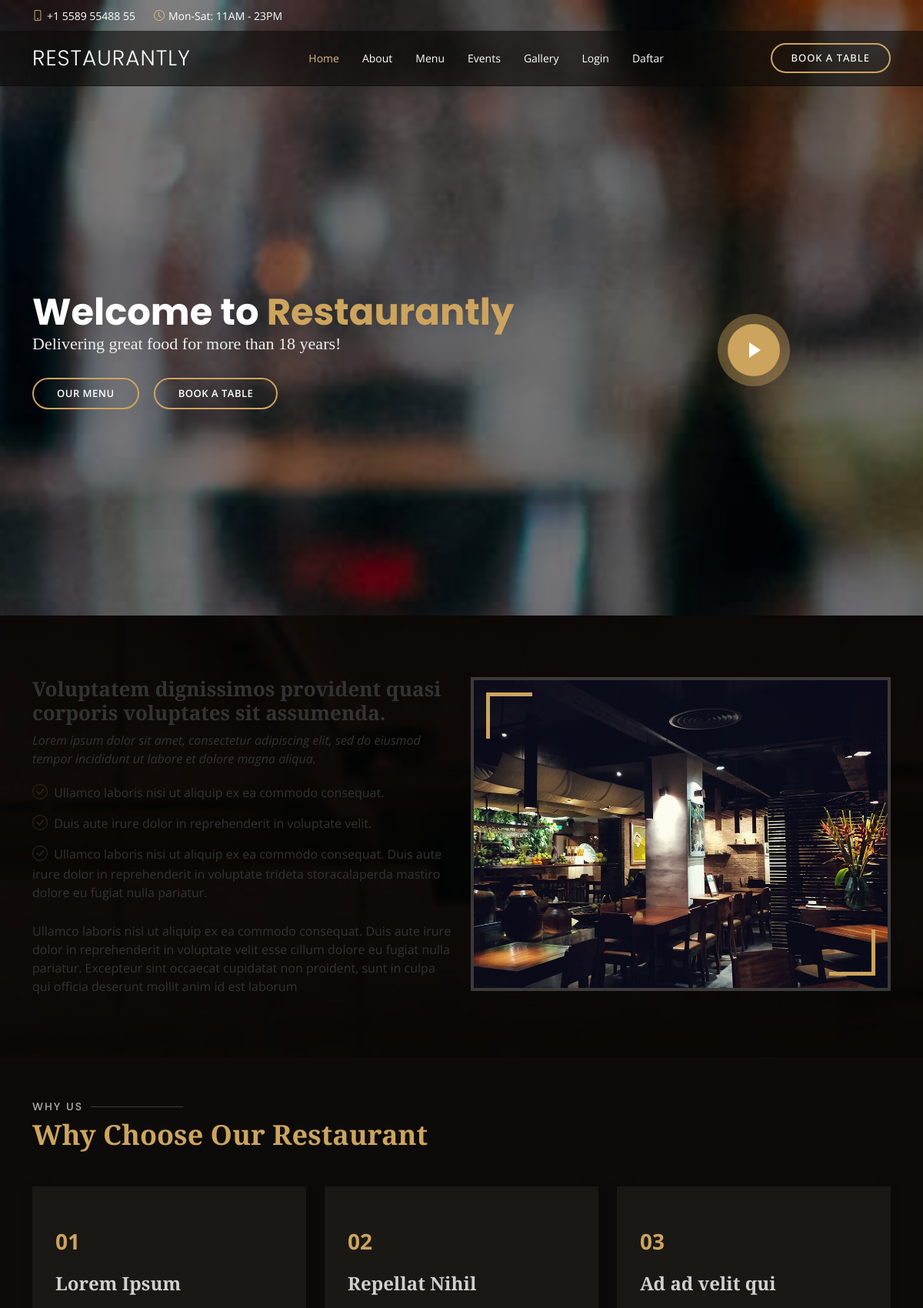
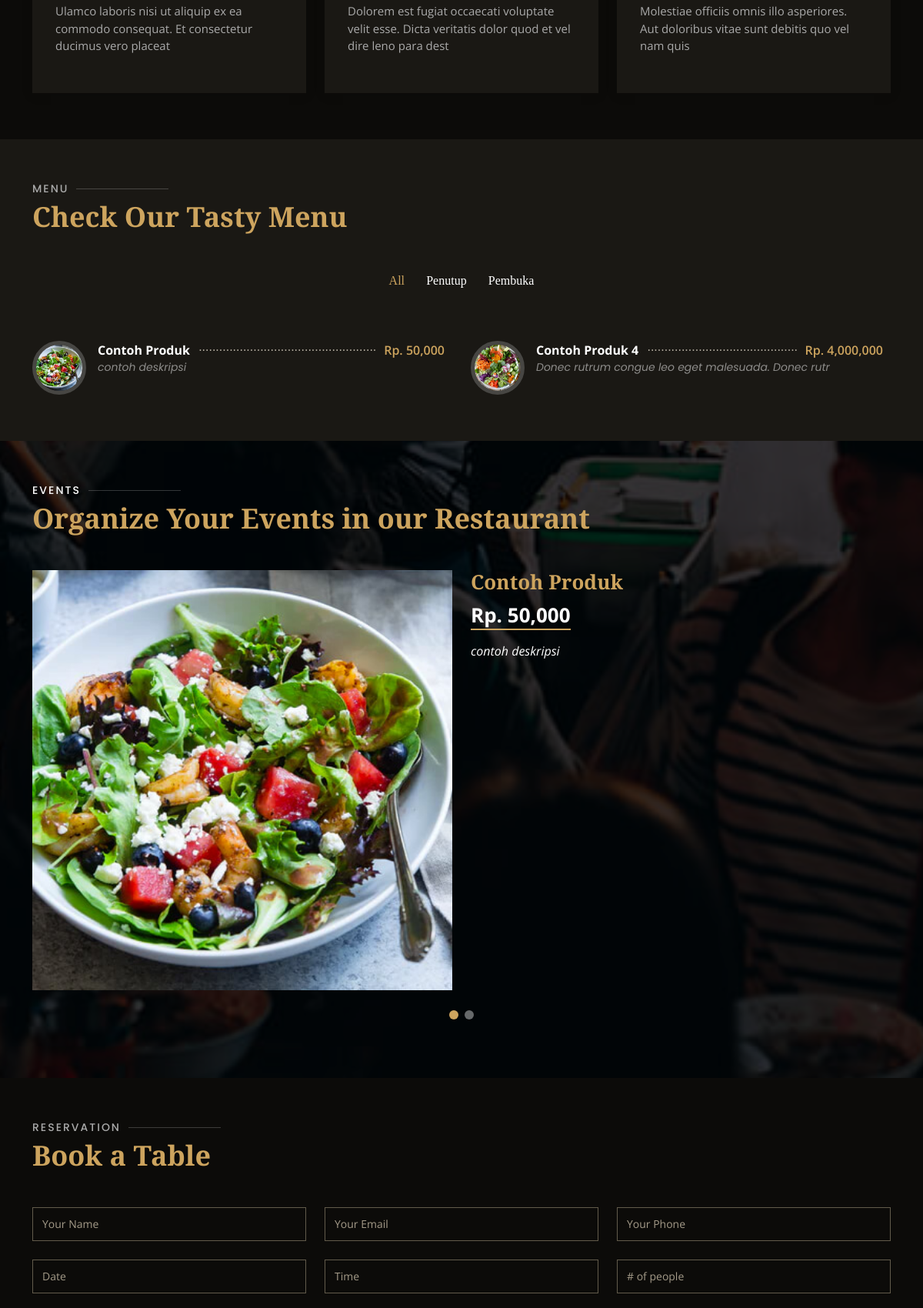
The page / (upper part) on the database its author committed (2 pictures, top to bottom).
### tables this page shows
CREATE TABLE `tbl_produk` (
  `product_id` int(11) NOT NULL,
  `penjual` varchar(500) NOT NULL,
  `notlp` varchar(50) NOT NULL,
  `namaproduk` varchar(100) NOT NULL,
  `harga` bigint(15) NOT NULL,
  `deskripsi` text NOT NULL,
  `kategori` varchar(50) NOT NULL,
  `fldimage` varchar(1000) NOT NULL
);

### lib/Session.php (called while the page is built, shortened)
<?php
class Session{
  public static function get($key){
    if (isset($_SESSION[$key])) {
      return $_SESSION[$key];
    }else{
      return false;
    }
  }
}

### classes/Users.php (called while the page is built, shortened)
<?php
include 'lib/Database.php';
include_once 'lib/Session.php';
class Users{
  private $db;
  public function __construct(){
    $this->db = new Database();
  }
    public function selectAllProduct(){
      $sql = "SELECT * FROM tbl_produk ORDER BY product_id  DESC";
      $stmt = $this->db->pdo->prepare($sql);
      $stmt->execute();
      return $stmt->fetchAll(PDO::FETCH_OBJ);
    }
    public function selectAllProductByCtegory(){
      $sql = "SELECT DISTINCT kategori FROM tbl_produk";
      $stmt = $this->db->pdo->prepare($sql);
      $stmt->execute();
      return $stmt->fetchAll(PDO::FETCH_OBJ);
    }
}

### lib/Database.php (called while the page is built, shortened)
<?php
class  Database{
  public $pdo;
  public function __construct(){
    if (!isset($this->pdo)) {
      try {
        $link = new PDO('mysql:host='.DB_HOST.'; dbname='.DB_NAME, DB_USER, DB_PASS);
        $link->setAttribute(PDO::ATTR_ERRMODE, PDO::ERRMODE_EXCEPTION);
        $link->exec("SET CHARACTER SET utf8");
        $this->pdo  =  $link;
      } catch (PDOException $e) {
        die("Connection error...".$e->getMessage());
      }
    }
  }
}

### index.php (the view, shortened to what this page needs)
<?php
$filepath = realpath(dirname(__FILE__));
include_once $filepath."/lib/Session.php";
$users = new Users();
?>
<!DOCTYPE html>
<html lang="en">
<head>
  <link href="assets/Restaurantly/vendor/animate.css/animate.min.css" rel="stylesheet">
  <link href="assets/Restaurantly/vendor/aos/aos.css" rel="stylesheet">
  <link href="assets/Restaurantly/vendor/bootstrap/css/bootstrap.min.css" rel="stylesheet">
  <link href="assets/Restaurantly/vendor/bootstrap-icons/bootstrap-icons.css" rel="stylesheet">
  <link href="assets/Restaurantly/vendor/boxicons/css/boxicons.min.css" rel="stylesheet">
  <link href="assets/Restaurantly/vendor/glightbox/css/glightbox.min.css" rel="stylesheet">
  <link href="assets/Restaurantly/vendor/swiper/swiper-bundle.min.css" rel="stylesheet">
  <link href="assets/Restaurantly/css/style.css" rel="stylesheet">
</head>
<body>
  <div id="topbar" class="d-flex align-items-center fixed-top">
    <div class="container d-flex justify-content-center justify-content-md-between">
      <div class="contact-info d-flex align-items-center">
        <i class="bi bi-phone d-flex align-items-center"><span>+1 5589 55488 55</span></i>
        <i class="bi bi-clock d-flex align-items-center ms-4"><span> Mon-Sat: 11AM - 23PM</span></i>
      </div>
    </div>
  </div>
  <header id="header" class="fixed-top d-flex align-items-cente">
    <div class="container-fluid container-xl d-flex align-items-center justify-content-lg-between">
      <h1 class="logo me-auto me-lg-0"><a href="index.php">Restaurantly</a></h1>
      <nav id="navbar" class="navbar order-last order-lg-0">
        <ul>
          <li><a class="nav-link scrollto active" href="#hero">Home</a></li>
          <li><a class="nav-link scrollto" href="#about">About</a></li>
          <li><a class="nav-link scrollto" href="#menu">Menu</a></li>
          <li><a class="nav-link scrollto" href="#events">Events</a></li>
          <li><a class="nav-link scrollto" href="#gallery">Gallery</a></li>
								<?php if (Session::get('id') == TRUE) { ?>
									<?php if (Session::get('roleid') == '2') { ?>
                    <li><a class="nav-link scrollto" href="dashboard.php">Dashboard</a></li>
                    <li><a class="nav-link scrollto" href="?action=logout">logout</a></li>
									<?php  } ?>
								<?php }else {?>
                  <li><a class="nav-link scrollto" href="login.php">Login</a></li>
                  <li><a class="nav-link scrollto" href="daftar.php">Daftar</a></li>
                <?php } ?>
        </ul>
      </nav>
      <a href="#book-a-table" class="book-a-table-btn scrollto d-none d-lg-flex">Book a table</a>
    </div>
  </header>
  <section id="hero" class="d-flex align-items-center">
    <div class="container position-relative text-center text-lg-start" data-aos="zoom-in" data-aos-delay="100">
      <div class="row">
        <div class="col-lg-8">
          <h1>Welcome to <span>Restaurantly</span></h1>
          <h2>Delivering great food for more than 18 years!</h2>
          <div class="btns">
            <a href="#menu" class="btn-menu animated fadeInUp scrollto">Our Menu</a>
            <a href="#book-a-table" class="btn-book animated fadeInUp scrollto">Book a Table</a>
          </div>
        </div>
        <div class="col-lg-4 d-flex align-items-center justify-content-center position-relative" data-aos="zoom-in" data-aos-delay="200">
          <a href="https://www.youtube.com/watch?v=GlrxcuEDyF8" class="glightbox play-btn"></a>
        </div>
      </div>
    </div>
  </section>
  <main id="main">
    <section id="about" class="about">
      <div class="container" data-aos="fade-up">
        <div class="row">
          <div class="col-lg-6 order-1 order-lg-2" data-aos="zoom-in" data-aos-delay="100">
            <div class="about-img">
              <img src="assets/Restaurantly/img/about.jpg" alt="">
            </div>
          </div>
          <div class="col-lg-6 pt-4 pt-lg-0 order-2 order-lg-1 content">
            <h3>Voluptatem dignissimos provident quasi corporis voluptates sit assumenda.</h3>
            <p class="fst-italic">
              Lorem ipsum dolor sit amet, consectetur adipiscing elit, sed do eiusmod tempor incididunt ut labore et dolore
              magna aliqua.
            </p>
            <ul>
              <li><i class="bi bi-check-circle"></i> Ullamco laboris nisi ut aliquip ex ea commodo consequat.</li>
              <li><i class="bi bi-check-circle"></i> Duis aute irure dolor in reprehenderit in voluptate velit.</li>
              <li><i class="bi bi-check-circle"></i> Ullamco laboris nisi ut aliquip ex ea commodo consequat. Duis aute irure dolor in reprehenderit in voluptate trideta storacalaperda mastiro dolore eu fugiat nulla pariatur.</li>
            </ul>
            <p>
              Ullamco laboris nisi ut aliquip ex ea commodo consequat. Duis aute irure dolor in reprehenderit in voluptate
              velit esse cillum dolore eu fugiat nulla pariatur. Excepteur sint occaecat cupidatat non proident, sunt in
              culpa qui officia deserunt mollit anim id est laborum
            </p>
          </div>
        </div>
      </div>
    </section>
    <section id="why-us" class="why-us">
      <div class="container" data-aos="fade-up">
        <div class="section-title">
          <h2>Why Us</h2>
          <p>Why Choose Our Restaurant</p>
        </div>
        <div class="row">
          <div class="col-lg-4">
            <div class="box" data-aos="zoom-in" data-aos-delay="100">
              <span>01</span>
              <h4>Lorem Ipsum</h4>
              <p>Ulamco laboris nisi ut aliquip ex ea commodo consequat. Et consectetur ducimus vero placeat</p>
            </div>
          </div>
          <div class="col-lg-4 mt-4 mt-lg-0">
            <div class="box" data-aos="zoom-in" data-aos-delay="200">
              <span>02</span>
              <h4>Repellat Nihil</h4>
              <p>Dolorem est fugiat occaecati voluptate velit esse. Dicta veritatis dolor quod et vel dire leno para dest</p>
            </div>
          </div>
          <div class="col-lg-4 mt-4 mt-lg-0">
            <div class="box" data-aos="zoom-in" data-aos-delay="300">
              <span>03</span>
              <h4> Ad ad velit qui</h4>
              <p>Molestiae officiis omnis illo asperiores. Aut doloribus vitae sunt debitis quo vel nam quis</p>
            </div>
          </div>
        </div>
      </div>
    </section>
    <section id="menu" class="menu section-bg">
      <div class="container" data-aos="fade-up">
        <div class="section-title">
          <h2>Menu</h2>
          <p>Check Our Tasty Menu</p>
        </div>
        <div class="row" data-aos="fade-up" data-aos-delay="100">
          <div class="col-lg-12 d-flex justify-content-center">
            <ul id="menu-flters">
              <li data-filter="*" class="filter-active">All</li>
              <?php
							$allUser = $users->selectAllProductByCtegory();
							if ($allUser) {
								foreach ($allUser as  $value) {
							?>
							<li data-filter=".filter-<?php echo $value->kategori; ?>"><?php echo $value->kategori; ?></li>
							<?php }}else{ ?>
							<li class="text-center">
							<h1>No Category availabe now !</h1>
							</li>
							<?php } ?>
            </ul>
          </div>
        </div>
        <div class="row menu-container" data-aos="fade-up" data-aos-delay="200">
          <?php
						$allUser = $users->selectAllProduct();
						if ($allUser) {
						foreach ($allUser as  $value) {
					?>
          <div class="col-lg-6 menu-item filter-<?php echo $value->kategori; ?>">
            <img src="<?php echo $value->fldimage; ?>"  class="menu-img" alt="">
            <div class="menu-content">
              <a href="FoodDetail.php?id=<?php echo $value->product_id;?>"><?php echo $value->namaproduk; ?></a><span><?php echo "Rp. ". number_format($value->harga); ?></span>
            </div>
            <div class="menu-ingredients">
            <?php echo substr($value->deskripsi,0,50); ?>
            </div>
          </div>
          <?php }}else{ ?>
						<tr class="text-center">
						<h1>No Food availabe now !</h1>
						</tr>
						<?php } ?>
        </div>
      </div>
    </section>
    <section id="events" class="events">
      <div class="container" data-aos="fade-up">
        <div class="section-title">
          <h2>Events</h2>
          <p>Organize Your Events in our Restaurant</p>
        </div>
        <div class="events-slider swiper-container" data-aos="fade-up" data-aos-delay="100">
          <div class="swiper-wrapper">
          <?php
						$allUser = $users->selectAllProduct();
						if ($allUser) {
						foreach ($allUser as  $value) {
					?>
            <div class="swiper-slide">
              <div class="row event-item">
                <div class="col-lg-6">
                  <img src="<?php echo $value->fldimage; ?>" width="600" height="600" class="img-fluid" alt="">
                </div>
                <div class="col-lg-6 pt-4 pt-lg-0 content">
                  <h3><?php echo $value->namaproduk; ?></h3>
                  <div class="price">
                    <p><span><?php echo "Rp. ". number_format($value->harga); ?></span></p>
                  </div>
                  <p class="fst-italic">
                  <?php echo substr($value->deskripsi,0,50); ?>
                  </p>
                </div>
              </div>
            </div>
            <?php }}else{ ?>
						<tr class="text-center">
						<h1>No Food availabe now !</h1>
						</tr>
						<?php } ?>
          </div>
          <div class="swiper-pagination"></div>
        </div>
      </div>
    </section>
    <section id="book-a-table" class="book-a-table">
      <div class="container" data-aos="fade-up">
        <div class="section-title">
          <h2>Reservation</h2>
          <p>Book a Table</p>
        </div>
        <form action="forms/book-a-table.php" method="post" role="form" class="php-email-form" data-aos="fade-up" data-aos-delay="100">
          <div class="row">
            <div class="col-lg-4 col-md-6 form-group">
              <input type="text" name="name" class="form-control" id="name" placeholder="Your Name" data-rule="minlen:4" data-msg="Please enter at least 4 chars">
            </div>
            <div class="col-lg-4 col-md-6 form-group mt-3 mt-md-0">
              <input type="email" class="form-control" name="email" id="email" placeholder="Your Email" data-rule="email" data-msg="Please enter a valid email">
            </div>
            <div class="col-lg-4 col-md-6 form-group mt-3 mt-md-0">
              <input type="text" class="form-control" name="phone" id="phone" placeholder="Your Phone" data-rule="minlen:4" data-msg="Please enter at least 4 chars">
            </div>
            <div class="col-lg-4 col-md-6 form-group mt-3">
              <input type="text" name="date" class="form-control" id="date" placeholder="Date" data-rule="minlen:4" data-msg="Please enter at least 4 chars">
            </div>
            <div class="col-lg-4 col-md-6 form-group mt-3">
              <input type="text" class="form-control" name="time" id="time" placeholder="Time" data-rule="minlen:4" data-msg="Please enter at least 4 chars">
            </div>
            <div class="col-lg-4 col-md-6 form-group mt-3">
              <input type="number" class="form-control" name="people" id="people" placeholder="# of people" data-rule="minlen:1" data-msg="Please enter at least 1 chars">
            </div>
          </div>
        </form>
      </div>
    </section>
  </main>
</body>
</html>

### rows shown on the page
tbl_produk: fldimage (picture), namaproduk "Contoh Produk", harga "50,000", deskripsi "contoh deskripsi"
tbl_produk: fldimage (picture), namaproduk "Contoh Produk 4", harga "4,000,000", deskripsi "Donec rutrum congue leo eget malesuada. Donec rutr"

### other values the page prints
$value->kategori "Penutup"
$value->kategori "Pembuka"
